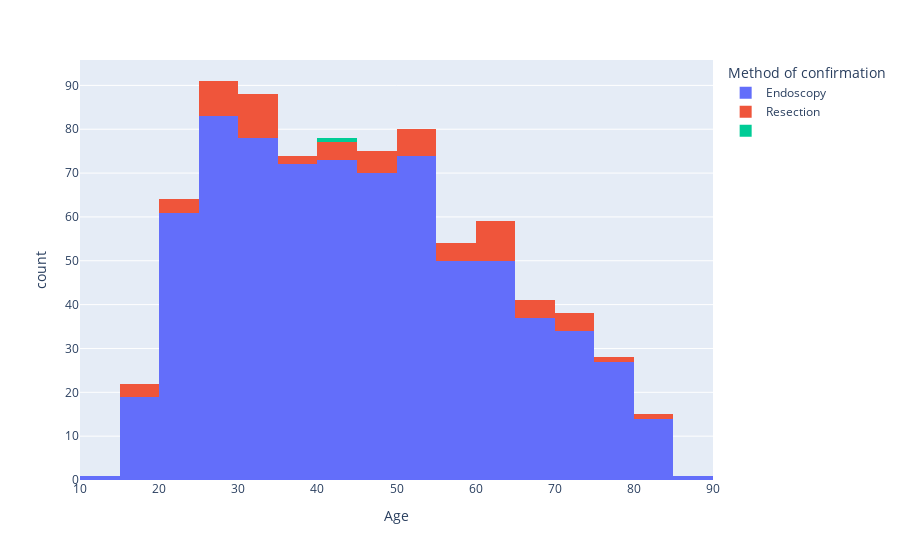

Write notebook code for a chart like this one.
### Markdown cell above
While the data is a mixture of both histology and endoscopy, but majority of the confirmation methods are endoscopy.

### Code cell
fig = px.histogram(cleaned_cases, x="Age", color='Method of confirmation')
fig.show()

### Figure 1 — Plotly figure (JSON) as saved in the notebook; plotly's stock layout.template omitted (floating-point values rounded to 4 significant figures; data arrays with more than 128 entries replaced by an {"elided": "..."} marker saying what was removed)
{"data": [{"alignmentgroup": "True", "bingroup": "x", "hovertemplate": "Method of confirmation=Endoscopy<br>Age=%{x}<br>count=%{y}<extra></extra>", "legendgroup": "Endoscopy", "marker": {"color": "#636efa"}, "name": "Endoscopy", "offsetgroup": "Endoscopy", "orientation": "v", "showlegend": true, "type": "histogram", "x": {"elided": "744 float values"}, "xaxis": "x", "yaxis": "y"}, {"alignmentgroup": "True", "bingroup": "x", "hovertemplate": "Method of confirmation=Resection<br>Age=%{x}<br>count=%{y}<extra></extra>", "legendgroup": "Resection", "marker": {"color": "#EF553B"}, "name": "Resection", "offsetgroup": "Resection", "orientation": "v", "showlegend": true, "type": "histogram", "x": [32.34, 54.78, 61, 64.53, 44, 44.64, 32, 21, 53.97, 45.74, 69.62, 68.23, 30.88, 48.56, 18.35, 24.67, 17.58, 27.78, 53.95, 23.67, 28.68, 28.78, 31, 81, 29.77, 49.25, 65.38, 62.46, 33.88, 53.97, 70, 42.52, 30.19, 77, 62.46, 56.47, 27.75, 61.99, 55.83, 33.69, 61.46, 27, 68.23, 62.46, 52.56, 61.99, 49.56, 56.45, 70.62, 18.58, 27.91, 55.83, 62.46, 28.91, 38.55, 32.09, 40.35, 38.82, 34.34, 74, 74, 31.19, 54.78, 47], "xaxis": "x", "yaxis": "y"}, {"alignmentgroup": "True", "bingroup": "x", "hovertemplate": "Method of confirmation= <br>Age=%{x}<br>count=%{y}<extra></extra>", "legendgroup": " ", "marker": {"color": "#00cc96"}, "name": " ", "offsetgroup": " ", "orientation": "v", "showlegend": true, "type": "histogram", "x": [41.55], "xaxis": "x", "yaxis": "y"}], "layout": {"barmode": "relative", "legend": {"title": {"text": "Method of confirmation"}, "tracegroupgap": 0}, "margin": {"t": 60}, "xaxis": {"anchor": "y", "domain": [0, 1], "title": {"text": "Age"}}, "yaxis": {"anchor": "x", "domain": [0, 1], "title": {"text": "count"}}}}
